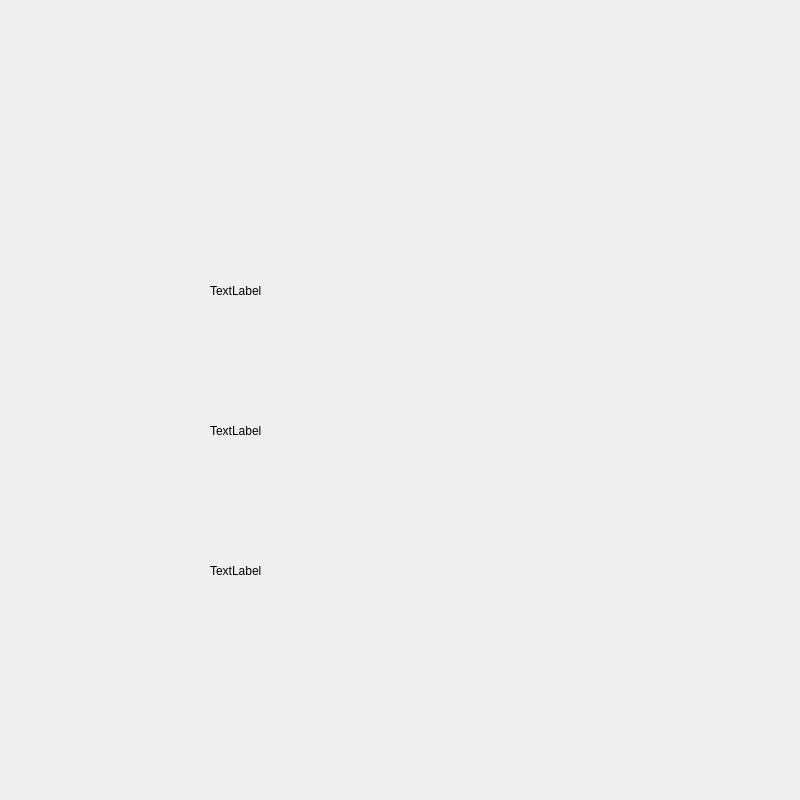
<?xml version="1.0" encoding="UTF-8"?>
<ui version="4.0">
 <class>Widget</class>
 <widget class="QWidget" name="Widget">
  <property name="geometry">
   <rect>
    <x>0</x>
    <y>0</y>
    <width>800</width>
    <height>800</height>
   </rect>
  </property>
  <property name="windowTitle">
   <string>Widget</string>
  </property>
  <widget class="QLabel" name="label">
   <property name="geometry">
    <rect>
     <x>210</x>
     <y>230</y>
     <width>391</width>
     <height>121</height>
    </rect>
   </property>
   <property name="text">
    <string>TextLabel</string>
   </property>
  </widget>
  <widget class="QLabel" name="label_2">
   <property name="geometry">
    <rect>
     <x>210</x>
     <y>370</y>
     <width>391</width>
     <height>121</height>
    </rect>
   </property>
   <property name="text">
    <string>TextLabel</string>
   </property>
  </widget>
  <widget class="QLabel" name="label_3">
   <property name="geometry">
    <rect>
     <x>210</x>
     <y>510</y>
     <width>391</width>
     <height>121</height>
    </rect>
   </property>
   <property name="text">
    <string>TextLabel</string>
   </property>
  </widget>
 </widget>
 <resources/>
 <connections/>
</ui>
